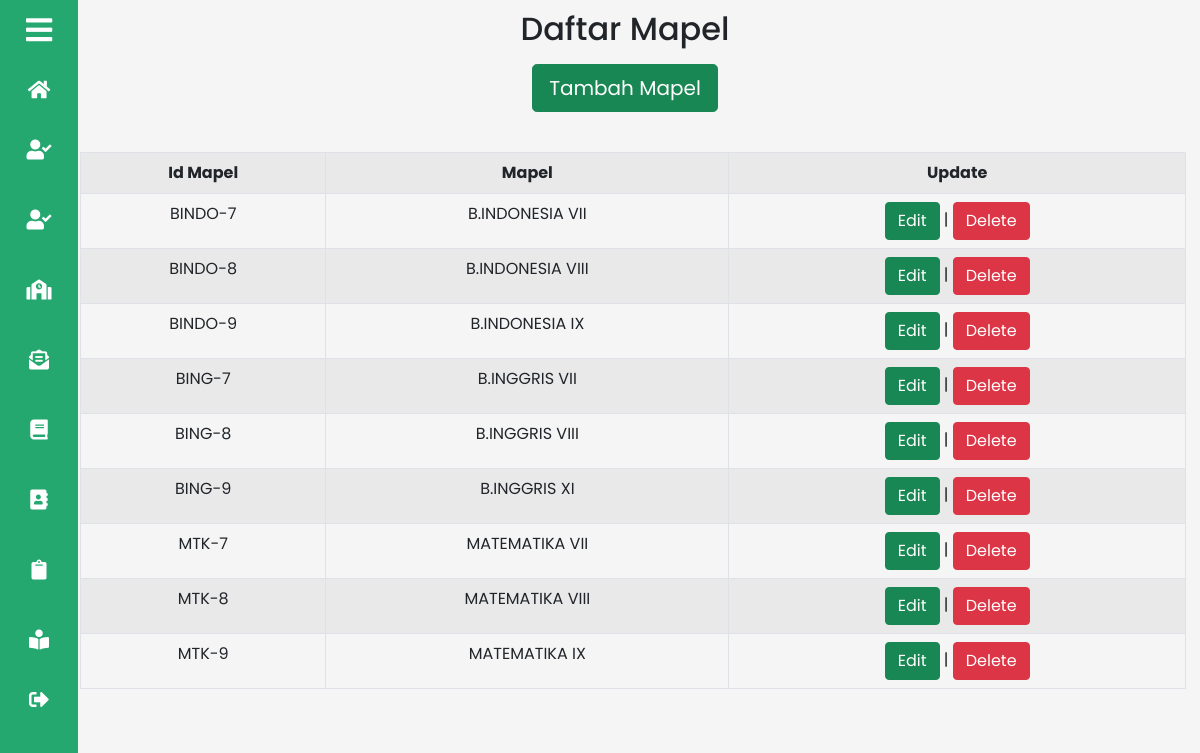
The app's page /admin/crud_mapel/crud_mapel.php with its own data.
### tables this page shows
CREATE TABLE `mapel` (
  `ID_MAPEL` varchar(20) NOT NULL,
  `ID_GURU` varchar(20) DEFAULT NULL,
  `ID_ADMIN` varchar(20) DEFAULT NULL,
  `MAPEL` varchar(20) DEFAULT NULL
);

### admin/crud_mapel/crud_mapel.php (the view, shortened to what this page needs)
<?php
include_once("../../config/config.php");
$result = mysqli_query($mysqli, "SELECT * FROM mapel");
?>
<!DOCTYPE html>
<html>
<head>
	 <link rel="stylesheet" href="../assets/dashboard_admin.css">
	<link rel="stylesheet" href="https://cdnjs.cloudflare.com/ajax/libs/font-awesome/5.15.3/css/all.min.css">
	<link href="https://cdn.jsdelivr.net/npm/bootstrap@5.0.2/dist/css/bootstrap.min.css" rel="stylesheet">
</head>
<body>
	<section class="sidebar close">
		<section class="click-close">
			<i class="fas fa-bars"></i><p>Admin</p>
		</section>
		<ul class="list-menu">
			<li>
				<a href="../dashboard_admin.php"><i class="fas fa-home"></i><p>Home</p></a>
			</li>
			<li>
				<a href="../crud_siswa/crud_siswa.php"><i class="fas fa-user-check"></i><p>Daftar Siswa</p></a>
			</li>
			<li>
				<a href="../crud_guru/crud_guru.php"><i class="fas fa-user-check"></i><p>Daftar Guru</p></a>
			</li>
			<li>
				<a href="../crud_kelas/crud_kelas.php"><i class="fas fa-school"></i><p>Daftar Kelas</p></a>
			</li>
			<li>
				<a href="../daftar_nilai/semester.php"><i class="fas fa-envelope-open-text"></i><p>Daftar Nilai</p></a>
			</li>
			<li>
				<a href="crud_mapel.php"><i class="fas fa-book"></i><p>Daftar Mapel</p></a>
			</li>
			<li>
				<a href="../crud_semester/crud_semester.php"><i class="fas fa-address-book"></i><p>Daftar Semester</p></a>
			</li>
			<li>
				<a href="../daftar_absen/semester.php"><i class="fas fa-clipboard"></i><p>Daftar Absen</p></a>
			</li>
			<li>
				<a href="../crud_belajar/crud_belajar.php"><i class="fas fa-book-reader"></i><p >Daftar Pembelajaran</p></a>
			</li>
			<li>
				<a href="../login_admin.php"><i class="fas fa-sign-out-alt"></i><p>LogOut</p></a>
			</li>
		</ul>
	</section>
	<section class="home">
		<div class="content">
      		<h2>Daftar Mapel</h2>
			  	<div class="container mx-auto my-3 mx-2" >
        			<a class="btn btn-success btn-lg " href="add.php">Tambah Mapel</a><br/><br/>
        			<div class="table-responsive col-md-12 my-3 mx-2" style="overflow-x: auto">
        			    <table class="table table-striped table-hover table-bordered">
							<tr>
	 							<th>Id Mapel</th>
								<th>Mapel</th>
								<th>Update</th>
 							</tr>
							<?php
 								while($user_data = mysqli_fetch_array($result)) {
									 echo "<tr>";
									 echo "<td>".$user_data['ID_MAPEL']."</td>";
									 echo "<td>".$user_data['MAPEL']."</td>";
									 echo "<td><a class='btn btn-success' href='edit.php?ID_MAPEL=$user_data[ID_MAPEL]'>Edit</a> | <a class='btn btn-danger' href='delete.php?ID_MAPEL=$user_data[ID_MAPEL]'>Delete</a></td></tr>";
 								}
 							?>
        			    </table>
        			</div>
    			</div>
    	</div>
	</section>
</body>
</html>

### admin/assets/dashboard_admin.css (style rules this page uses)
* { margin: 0; padding: 0; box-sizing: border-box; font-family: 'Poppins', sans-serif; }
.sidebar { position: fixed; top: 0; left: 0; height: 100%; width: 260px; background: #25a86f; z-index: 100; transition: all 0.5s ease; }
.sidebar.close { width: 78px; }
.sidebar .click-close { height: 60px; width: 100%; display: flex; align-items: center; }
.sidebar .click-close i { font-size: 30px; color: #fff; height: 50px; min-width: 78px; text-align: center; line-height: 50px; }
.sidebar .list-menu { height: 100%; padding: 5px 0 120px 0; overflow: auto; }
.sidebar.close .list-menu { overflow: visible; }
.sidebar .list-menu li { position: relative; list-style: none; transition: all 0.4s ease; }
.sidebar .list-menu li i { height: 50px; min-width: 78px; text-align: center; line-height: 50px; color: #fff; font-size: 20px; cursor: pointer; transition: all 0.3s ease; }
.sidebar .list-menu li a { display: flex; align-items: center; text-decoration: none; }
.home { position: relative; background: whitesmoke; height: 100vh; left: 260px; width: calc(100% - 260px); transition: all 0.5s ease; }
.sidebar.close ~ .home { left: 50px; width: calc(100% - 50px); }
.content { text-align: center; padding: 10px; }

### records on screen
mapel: ID_MAPEL "BINDO-7", MAPEL "B.INDONESIA VII"
mapel: ID_MAPEL "BINDO-8", MAPEL "B.INDONESIA VIII"
mapel: ID_MAPEL "BINDO-9", MAPEL "B.INDONESIA IX"
mapel: ID_MAPEL "BING-7", MAPEL "B.INGGRIS VII"
mapel: ID_MAPEL "BING-8", MAPEL "B.INGGRIS VIII"
mapel: ID_MAPEL "BING-9", MAPEL "B.INGGRIS XI"
mapel: ID_MAPEL "MTK-7", MAPEL "MATEMATIKA VII"
mapel: ID_MAPEL "MTK-8", MAPEL "MATEMATIKA VIII"
mapel: ID_MAPEL "MTK-9", MAPEL "MATEMATIKA IX"
